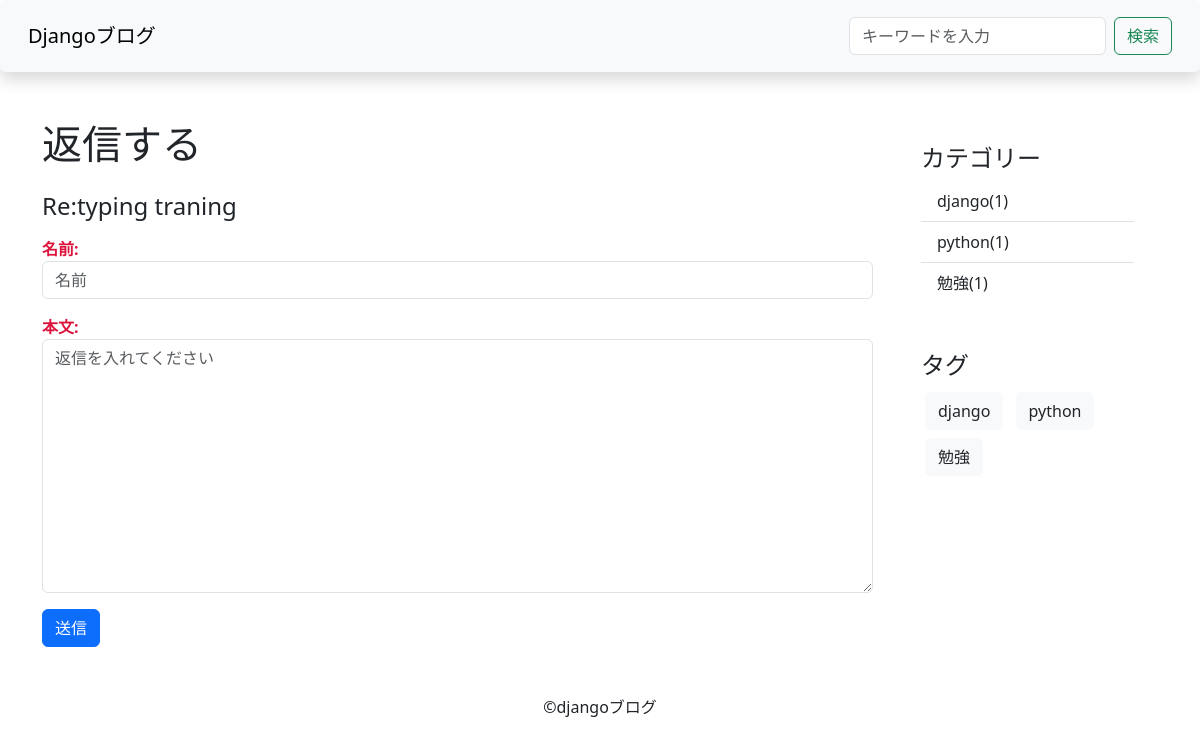
The page /reply/10/ on the database its author committed.
### blog/models.py (models this page shows, shortened)
class Comment(models.Model):
     name=models.CharField(verbose_name="名前",max_length=100)
     text=models.TextField(verbose_name="本文")
     created_at=models.DateTimeField(verbose_name="作成日",auto_now_add=True)
     post=models.ForeignKey(Post,verbose_name="記事",on_delete=models.CASCADE)
     class Meta:
         verbose_name="コメント"
         verbose_name_plural="コメント"

class Category(models.Model):
    name=models.CharField(verbose_name="カテゴリ",max_length=255)
    slug=models.SlugField(verbose_name="URL",unique=True)
    class Meta:
         verbose_name="カテゴリー"
         verbose_name_plural="カテゴリー"

class Tag(models.Model):
    name=models.CharField(verbose_name="タグ",max_length=255)
    slug=models.SlugField(verbose_name="URL",unique=True)
    class Meta:
         verbose_name="タグ"
         verbose_name_plural="タグ"

### blog/views.py (the view, shortened to what this page needs)
# urls.py: path('reply/<int:comment_pk>/' ,ReplyCreateView.as_view(),name="reply"),
class ReplyCreateView(CreateView):
    model=Reply
    form_class=ReplyForm
    template_name="blog/comment_form.html"
    def get_context_data(self, **kwargs):
        context=super().get_context_data(**kwargs)
        comment_pk=self.kwargs['comment_pk']
        context["comment"] = get_object_or_404(Comment,pk=comment_pk)
        return context

### blog/form.py
class ReplyForm(forms.ModelForm):
    class Meta:
        model=Reply
        fields=("name","text")
        widgets={
            "name":forms.TextInput(attrs={"placeholder":"名前","class":"form-control"}),
            "text":forms.Textarea(attrs={"placeholder":"返信を入れてください","class":"form-control"})
        }

### blog/context_processors.py (called while the page is built)
def common(request):
    context={
        "categories":Category.objects.annotate(count=Count("post",Q(post__is_published=True))),
        "tags":Tag.objects.all()
    }
    return context

### blog/templates/blog/comment_form.html (shortened to what this page needs)
{% extends "base.html" %}
{% block content %}
    <div class="row">
        <div class="col-9">
            {% if post %}
                <h1 class="mb-4">コメントを書き込む</h1>
                <h4 class="mb-3">Title:{{post.title}}</h4>
            {% elif comment %}
                <h1 class="mb-4">返信する</h1>
                <h4 class="mb-3">Re:{{comment.text}}</h4>
            {% endif %}
            <form class="comment-form" method="POST" >
                {{form.as_p}}
                <button type="submit" class="btn btn-primary">送信</button>
            </form>
        </div>
        <div class="col-3">
            {% include "blog/snippets/sidebar.html" %}
        </div>
    </div>
{% endblock content %}

### blog/templates/blog/snippets/sidebar.html
<div class="p-4 ">
    <h4>カテゴリー</h4>
    <ul class="list-group list-group-flush">
        {% for category in categories %}
            {% if category.count > 0 %}
                <li class="list-group-item ">
                    <a href="{% url 'category-post-detail' category.slug %}" class="category">
                    {{category.name}}({{category.count}})
                    </a>
                </li>
            {% endif %}
        {% endfor %}
    </ul>
</div>
<div class="p-4">
    <h4>タグ</h4>
    {% for tag in tags %}
        <a href="{% url 'tag-post-detail' tag.slug %}" class="btn btn-light text-dark m-1">{{tag.name}}</a>
    {% endfor %}

### blog/static/blog/css/style.css (style rules this page uses)
.category { color:#212529; text-decoration: none; }
.comment-form label { color : #dc143c; font-weight : 600; }

### rows shown on the page
Comment: text "typing traning"
Category: name "django", count "1"
Category: name "python", count "1"
Category: name "勉強", count "1"
Tag: name "django"
Tag: name "python"
Tag: name "勉強"
